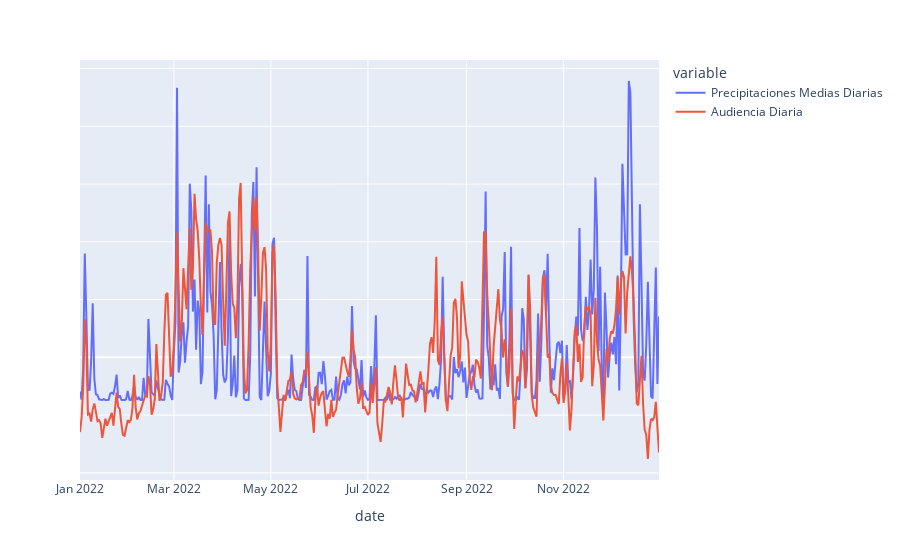

Write notebook code for a chart like this one.
### Code cell
# Visualizamos las prec diarias junto con la audiencia diaria en el periodo de 2022
# ===============================================================================

df = px.data.stocks()
fig = px.line(df_merged, x='date', y=['Precipitaciones Medias Diarias','Audiencia Diaria'])
fig.update_yaxes(title_text=None)
fig.update_layout(yaxis=dict(tickfont=dict(color='rgba(0,0,0,0)')))
fig.show()

### Figure 1 — Plotly figure (JSON) as saved in the notebook; plotly's stock layout.template omitted (floating-point values rounded to 4 significant figures; data arrays with more than 128 entries replaced by an {"elided": "..."} marker saying what was removed)
{"data": [{"hovertemplate": "variable=Precipitaciones Medias Diarias<br>date=%{x}<br>value=%{y}<extra></extra>", "legendgroup": "Precipitaciones Medias Diarias", "line": {"color": "#636efa", "dash": "solid"}, "marker": {"symbol": "circle"}, "mode": "lines", "name": "Precipitaciones Medias Diarias", "orientation": "v", "showlegend": true, "type": "scatter", "x": {"elided": "365 str values"}, "xaxis": "x", "y": {"elided": "365 float values"}, "yaxis": "y"}, {"hovertemplate": "variable=Audiencia Diaria<br>date=%{x}<br>value=%{y}<extra></extra>", "legendgroup": "Audiencia Diaria", "line": {"color": "#EF553B", "dash": "solid"}, "marker": {"symbol": "circle"}, "mode": "lines", "name": "Audiencia Diaria", "orientation": "v", "showlegend": true, "type": "scatter", "x": {"elided": "365 str values"}, "xaxis": "x", "y": {"elided": "365 float values"}, "yaxis": "y"}], "layout": {"legend": {"title": {"text": "variable"}, "tracegroupgap": 0}, "margin": {"t": 60}, "xaxis": {"anchor": "y", "domain": [0, 1], "title": {"text": "date"}}, "yaxis": {"anchor": "x", "domain": [0, 1], "tickfont": {"color": "rgba(0,0,0,0)"}, "title": {}}}}
